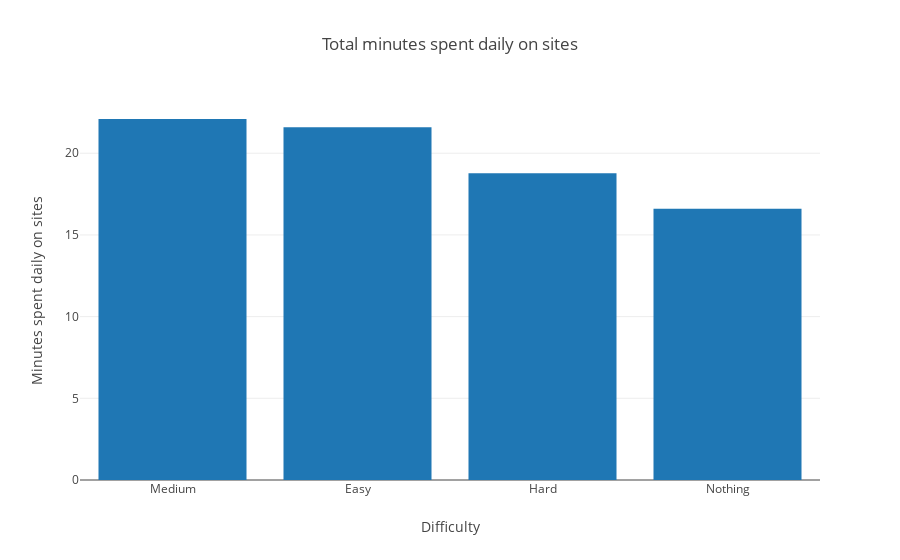

The notebook cell saved with this chart:
### Code cell
# noexport

#from plot_utils import *
plot_dict_as_bar(condition_to_mlengths, title='Total minutes spent daily on sites', xlabel='Difficulty', ylabel='Minutes spent daily on sites', remap_labels={'survey_nochoice_nothing': 'Nothing', 'survey_nochoice_easy': 'Easy', 'survey_nochoice_medium': 'Medium', 'survey_nochoice_hard': 'Hard', 'survey': 'Experience Sampling', 'nodefault_forcedchoice_userchoice': 'Onboarding Choice'})

### Figure 1 — Plotly figure (JSON) as saved in the notebook; plotly's stock layout.template omitted (floating-point values rounded to 4 significant figures)
{"data": [{"orientation": "v", "type": "bar", "uid": "3454df69-1582-4b6d-9d42-374ca7b861b6", "x": ["Medium", "Easy", "Hard", "Nothing"], "y": [22.1, 21.6, 18.77, 16.6]}], "layout": {"title": {"text": "Total minutes spent daily on sites"}, "xaxis": {"title": {"text": "Difficulty"}}, "yaxis": {"title": {"text": "Minutes spent daily on sites"}}}}
